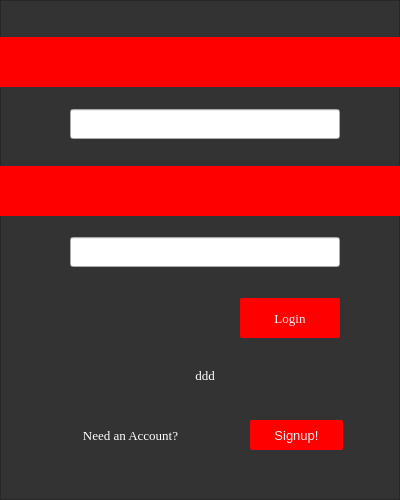
<?xml version="1.0" encoding="UTF-8"?>
<ui version="4.0">
 <class>MainWindow</class>
 <widget class="QMainWindow" name="MainWindow">
  <property name="geometry">
   <rect>
    <x>0</x>
    <y>0</y>
    <width>400</width>
    <height>500</height>
   </rect>
  </property>
  <property name="windowTitle">
   <string>MainWindow</string>
  </property>
  <property name="styleSheet">
   <string notr="true"/>
  </property>
  <widget class="QWidget" name="centralwidget">
   <widget class="QFrame" name="frame">
    <property name="geometry">
     <rect>
      <x>0</x>
      <y>0</y>
      <width>400</width>
      <height>500</height>
     </rect>
    </property>
    <property name="font">
     <font>
      <pointsize>10</pointsize>
     </font>
    </property>
    <property name="styleSheet">
     <string notr="true">QFrame
{
background: #333;
}</string>
    </property>
    <property name="frameShape">
     <enum>QFrame::StyledPanel</enum>
    </property>
    <property name="frameShadow">
     <enum>QFrame::Raised</enum>
    </property>
    <widget class="QLineEdit" name="edit_username">
     <property name="geometry">
      <rect>
       <x>70</x>
       <y>109</y>
       <width>270</width>
       <height>30</height>
      </rect>
     </property>
     <property name="font">
      <font>
       <family>Times New Roman</family>
       <pointsize>10</pointsize>
      </font>
     </property>
     <property name="styleSheet">
      <string notr="true"/>
     </property>
    </widget>
    <widget class="QLineEdit" name="edit_password">
     <property name="geometry">
      <rect>
       <x>70</x>
       <y>237</y>
       <width>270</width>
       <height>30</height>
      </rect>
     </property>
     <property name="font">
      <font>
       <family>Times New Roman</family>
       <pointsize>10</pointsize>
      </font>
     </property>
    </widget>
    <widget class="QLabel" name="label_error">
     <property name="geometry">
      <rect>
       <x>70</x>
       <y>360</y>
       <width>270</width>
       <height>30</height>
      </rect>
     </property>
     <property name="font">
      <font>
       <family>Times New Roman</family>
       <pointsize>10</pointsize>
      </font>
     </property>
     <property name="focusPolicy">
      <enum>Qt::NoFocus</enum>
     </property>
     <property name="styleSheet">
      <string notr="true">QLabel#label_error
{
	color: white;
}</string>
     </property>
     <property name="text">
      <string>ddd</string>
     </property>
     <property name="alignment">
      <set>Qt::AlignCenter</set>
     </property>
    </widget>
    <widget class="QPushButton" name="submit_login">
     <property name="geometry">
      <rect>
       <x>240</x>
       <y>298</y>
       <width>100</width>
       <height>40</height>
      </rect>
     </property>
     <property name="font">
      <font>
       <family>Times New Roman</family>
       <pointsize>10</pointsize>
      </font>
     </property>
     <property name="styleSheet">
      <string notr="true">QPushButton#submit_login
{
	position: relative;
	display: block;
  	padding: 0;
  	overflow: hidden;
	border-width: 0;
  	outline: none;
  	border-radius: 2px;
  	box-shadow: 0 1px 4px rgba(0, 0, 0, .6);
  	background-color: red;
  	color: #ecf0f1;
  	transition: background-color .3s;
}

</string>
     </property>
     <property name="text">
      <string>Login</string>
     </property>
    </widget>
    <widget class="QLabel" name="label_needacc">
     <property name="geometry">
      <rect>
       <x>70</x>
       <y>420</y>
       <width>121</width>
       <height>30</height>
      </rect>
     </property>
     <property name="font">
      <font>
       <family>Times New Roman</family>
       <pointsize>10</pointsize>
      </font>
     </property>
     <property name="autoFillBackground">
      <bool>false</bool>
     </property>
     <property name="styleSheet">
      <string notr="true">QLabel#label_needacc
{
	color: white;
}</string>
     </property>
     <property name="text">
      <string>Need an Account?</string>
     </property>
     <property name="alignment">
      <set>Qt::AlignCenter</set>
     </property>
    </widget>
    <widget class="QPushButton" name="signup_btn">
     <property name="geometry">
      <rect>
       <x>250</x>
       <y>420</y>
       <width>93</width>
       <height>30</height>
      </rect>
     </property>
     <property name="font">
      <font>
       <pointsize>10</pointsize>
      </font>
     </property>
     <property name="styleSheet">
      <string notr="true">QPushButton#signup_btn
{
	position: relative;
	display: block;
  	padding: 0;
  	overflow: hidden;
	border-width: 0;
  	outline: none;
  	border-radius: 2px;
  	box-shadow: 0 1px 4px rgba(0, 0, 0, .6);
  	background-color: red;
  	color: #ecf0f1;
  	transition: background-color .3s;
}</string>
     </property>
     <property name="text">
      <string>Signup!</string>
     </property>
    </widget>
    <widget class="QPushButton" name="password_btn">
     <property name="geometry">
      <rect>
       <x>0</x>
       <y>166</y>
       <width>400</width>
       <height>50</height>
      </rect>
     </property>
     <property name="font">
      <font>
       <pointsize>10</pointsize>
      </font>
     </property>
     <property name="styleSheet">
      <string notr="true">QPushButton#password_btn
{
	background:red;
	border-radius: 60px;
}
</string>
     </property>
     <property name="text">
      <string/>
     </property>
     <property name="icon">
      <iconset>
       <normaloff>Images/password_btn.png</normaloff>Images/password_btn.png</iconset>
     </property>
    </widget>
    <widget class="QPushButton" name="username_btn">
     <property name="geometry">
      <rect>
       <x>0</x>
       <y>37</y>
       <width>400</width>
       <height>50</height>
      </rect>
     </property>
     <property name="font">
      <font>
       <family>Times New Roman</family>
       <pointsize>10</pointsize>
       <kerning>true</kerning>
      </font>
     </property>
     <property name="styleSheet">
      <string notr="true">QPushButton#username_btn
{
	background:red;
	border-radius: 60px;
}</string>
     </property>
     <property name="text">
      <string/>
     </property>
     <property name="icon">
      <iconset>
       <normaloff>Images/top_login.png</normaloff>Images/top_login.png</iconset>
     </property>
     <property name="flat">
      <bool>true</bool>
     </property>
    </widget>
   </widget>
  </widget>
 </widget>
 <resources/>
 <connections/>
</ui>
